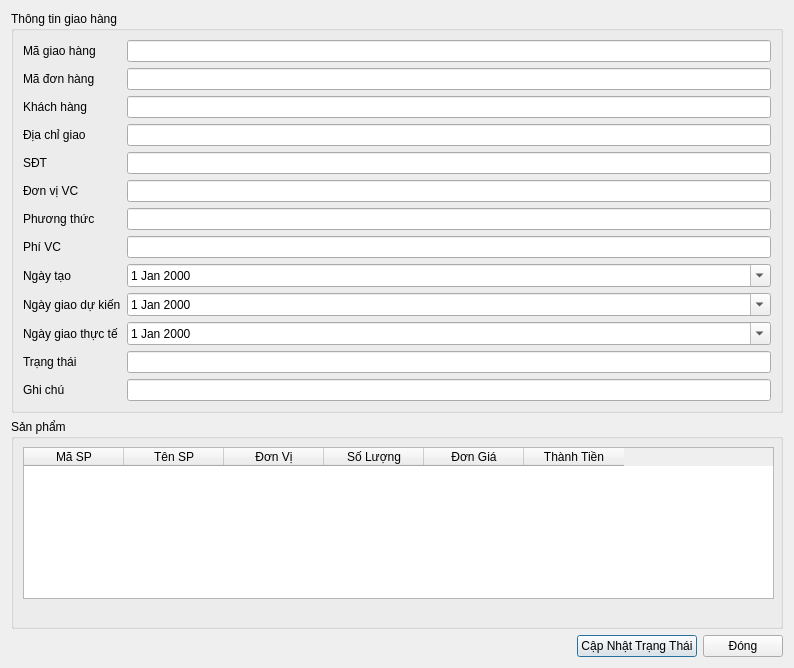
<?xml version="1.0" encoding="UTF-8"?>
<ui version="4.0">
 <class>txtNote</class>
 <widget class="QDialog" name="txtNote">
  <property name="geometry">
   <rect>
    <x>0</x>
    <y>0</y>
    <width>794</width>
    <height>668</height>
   </rect>
  </property>
  <property name="windowTitle">
   <string>Giao hàng</string>
  </property>
  <property name="windowIcon">
   <iconset>
    <normaloff>C:/Users/Admin/Downloads/truck-side.png</normaloff>C:/Users/Admin/Downloads/truck-side.png</iconset>
  </property>
  <layout class="QVBoxLayout" name="verticalLayout">
   <item>
    <widget class="QGroupBox" name="grpGeneral">
     <property name="title">
      <string>Thông tin giao hàng</string>
     </property>
     <layout class="QFormLayout" name="formLayout">
      <item row="0" column="0">
       <widget class="QLabel" name="lblShipmentID">
        <property name="text">
         <string>Mã giao hàng</string>
        </property>
       </widget>
      </item>
      <item row="0" column="1">
       <widget class="QLineEdit" name="txtMaGH">
        <property name="readOnly">
         <bool>true</bool>
        </property>
       </widget>
      </item>
      <item row="1" column="0">
       <widget class="QLabel" name="lblOrderID">
        <property name="text">
         <string>Mã đơn hàng</string>
        </property>
       </widget>
      </item>
      <item row="1" column="1">
       <widget class="QLineEdit" name="txtMaDonHang">
        <property name="readOnly">
         <bool>true</bool>
        </property>
       </widget>
      </item>
      <item row="2" column="0">
       <widget class="QLabel" name="lblCustomer">
        <property name="text">
         <string>Khách hàng</string>
        </property>
       </widget>
      </item>
      <item row="2" column="1">
       <widget class="QLineEdit" name="txtTenKH">
        <property name="readOnly">
         <bool>true</bool>
        </property>
       </widget>
      </item>
      <item row="3" column="0">
       <widget class="QLabel" name="lblAddress">
        <property name="text">
         <string>Địa chỉ giao</string>
        </property>
       </widget>
      </item>
      <item row="3" column="1">
       <widget class="QLineEdit" name="txtDiaChi">
        <property name="readOnly">
         <bool>true</bool>
        </property>
       </widget>
      </item>
      <item row="4" column="0">
       <widget class="QLabel" name="lblPhone">
        <property name="text">
         <string>SĐT</string>
        </property>
       </widget>
      </item>
      <item row="4" column="1">
       <widget class="QLineEdit" name="txtSDT_KH">
        <property name="readOnly">
         <bool>true</bool>
        </property>
       </widget>
      </item>
      <item row="6" column="0">
       <widget class="QLabel" name="lblMethod">
        <property name="text">
         <string>Phương thức</string>
        </property>
       </widget>
      </item>
      <item row="6" column="1">
       <widget class="QLineEdit" name="txtPhuongThucVC">
        <property name="readOnly">
         <bool>true</bool>
        </property>
       </widget>
      </item>
      <item row="7" column="0">
       <widget class="QLabel" name="lblFee">
        <property name="text">
         <string>Phí VC</string>
        </property>
       </widget>
      </item>
      <item row="7" column="1">
       <widget class="QLineEdit" name="txtPhiVC">
        <property name="readOnly">
         <bool>true</bool>
        </property>
       </widget>
      </item>
      <item row="8" column="0">
       <widget class="QLabel" name="lblCreated">
        <property name="text">
         <string>Ngày tạo</string>
        </property>
       </widget>
      </item>
      <item row="8" column="1">
       <widget class="QDateEdit" name="txtNgayTao">
        <property name="calendarPopup">
         <bool>true</bool>
        </property>
       </widget>
      </item>
      <item row="9" column="0">
       <widget class="QLabel" name="lblExpected">
        <property name="text">
         <string>Ngày giao dự kiến</string>
        </property>
       </widget>
      </item>
      <item row="10" column="0">
       <widget class="QLabel" name="lblActual">
        <property name="text">
         <string>Ngày giao thực tế</string>
        </property>
       </widget>
      </item>
      <item row="11" column="0">
       <widget class="QLabel" name="lblStatus">
        <property name="text">
         <string>Trạng thái</string>
        </property>
       </widget>
      </item>
      <item row="11" column="1">
       <widget class="QLineEdit" name="txtTrangThai">
        <property name="readOnly">
         <bool>true</bool>
        </property>
       </widget>
      </item>
      <item row="12" column="0">
       <widget class="QLabel" name="lblNote">
        <property name="text">
         <string>Ghi chú</string>
        </property>
       </widget>
      </item>
      <item row="5" column="1">
       <widget class="QLineEdit" name="txtDonViVC">
        <property name="readOnly">
         <bool>true</bool>
        </property>
       </widget>
      </item>
      <item row="9" column="1">
       <widget class="QDateEdit" name="txtNgayDuKien">
        <property name="calendarPopup">
         <bool>true</bool>
        </property>
       </widget>
      </item>
      <item row="10" column="1">
       <widget class="QDateEdit" name="txtNgayThucTe">
        <property name="calendarPopup">
         <bool>true</bool>
        </property>
       </widget>
      </item>
      <item row="5" column="0">
       <widget class="QLabel" name="lblCarrier">
        <property name="text">
         <string>Đơn vị VC</string>
        </property>
       </widget>
      </item>
      <item row="12" column="1">
       <widget class="QLineEdit" name="lineEdit"/>
      </item>
     </layout>
    </widget>
   </item>
   <item>
    <widget class="QGroupBox" name="grpItems">
     <property name="title">
      <string>Sản phẩm</string>
     </property>
     <widget class="QTableWidget" name="tblSanPham">
      <property name="geometry">
       <rect>
        <x>12</x>
        <y>28</y>
        <width>751</width>
        <height>152</height>
       </rect>
      </property>
      <column>
       <property name="text">
        <string>Mã SP</string>
       </property>
      </column>
      <column>
       <property name="text">
        <string>Tên SP</string>
       </property>
      </column>
      <column>
       <property name="text">
        <string>Đơn Vị</string>
       </property>
      </column>
      <column>
       <property name="text">
        <string>Số Lượng</string>
       </property>
      </column>
      <column>
       <property name="text">
        <string>Đơn Giá</string>
       </property>
      </column>
      <column>
       <property name="text">
        <string>Thành Tiền</string>
       </property>
      </column>
     </widget>
    </widget>
   </item>
   <item>
    <layout class="QHBoxLayout">
     <item>
      <spacer name="sp">
       <property name="orientation">
        <enum>Qt::Horizontal</enum>
       </property>
       <property name="sizeHint" stdset="0">
        <size>
         <width>0</width>
         <height>0</height>
        </size>
       </property>
      </spacer>
     </item>
     <item>
      <widget class="QPushButton" name="btnCapNhatVC">
       <property name="text">
        <string>Cập Nhật Trạng Thái</string>
       </property>
      </widget>
     </item>
     <item>
      <widget class="QPushButton" name="btnCloseVC">
       <property name="text">
        <string>Đóng</string>
       </property>
      </widget>
     </item>
    </layout>
   </item>
  </layout>
 </widget>
 <resources/>
 <connections/>
</ui>
